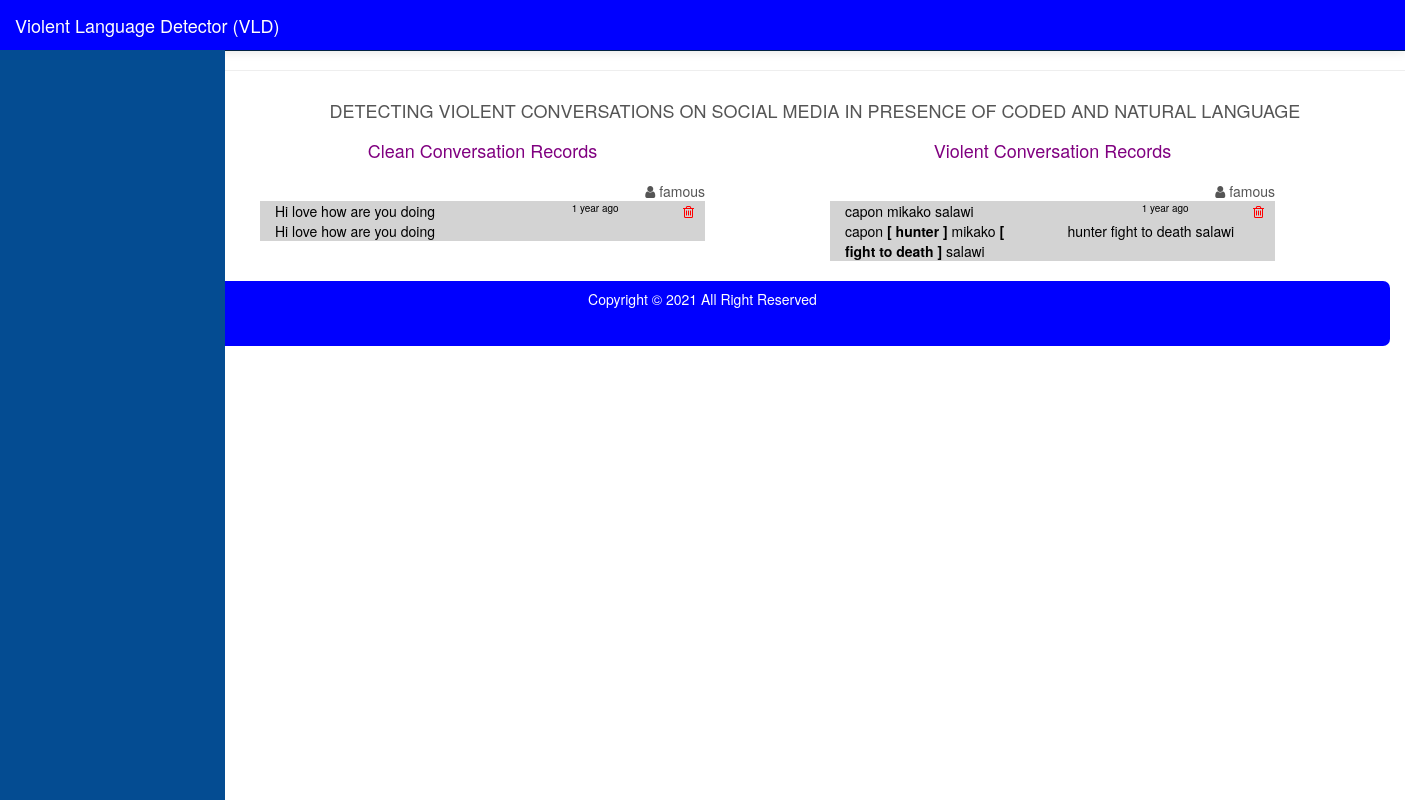
The page /conversations.php on the database its author committed.
### tables this page shows
CREATE TABLE IF NOT EXISTS `chat` (
  `id` int(11) NOT NULL AUTO_INCREMENT,
  `msg` text NOT NULL,
  `time_msg` int(11) NOT NULL,
  `type` varchar(30) NOT NULL,
  `chatter` varchar(60) NOT NULL,
  PRIMARY KEY (`id`)
);

### db/functions.php (called while the page is built, shortened)
<?php
function QueryDB($query){
  global $db;
  return $db->query($query);
}
function get_time_ago( $time )
{
    $time_difference = time() - $time;
    $condition = array( 12 * 30 * 24 * 60 * 60 =>  'year',
                30 * 24 * 60 * 60       =>  'month',
                24 * 60 * 60            =>  'day',
                60 * 60                 =>  'hour',
                60                      =>  'minute',
                1                       =>  'second'
    );
    foreach( $condition as $secs => $str )
    {
        $d = $time_difference / $secs;
        if( $d >= 1 )
        {
            $t = round( $d );
            return $t . ' ' . $str . ( $t > 1 ? 's' : '' ) . ' ago';
        }
    }
}
function get_user($user_name){
  $start = QueryDB("SELECT * FROM  user WHERE username='$user_name'  ");
  $rows = $start->fetch(PDO::FETCH_ASSOC);
  return $rows['username'];
}
?>

### conversations.php (the view, shortened to what this page needs)
<!DOCTYPE html>
<html lang="en">
<head>
    <title>Violent Decoder</title><?php  include('links.php');  ?>
</head>
<body>
    <div id="wrapper">
<?php include('menus.php');?>
        <hr />
<?php
$arry_tab = array();
$fetch = QueryDB("SELECT * FROM code WHERE status=1 ");
while($rows=$fetch->fetch(PDO::FETCH_ASSOC)){
  $arry_tab[$rows['encode']] = $rows['decode'];
}
function translator($word,$dictionary){
  if(array_key_exists($word,$dictionary)){
      return $dictionary[$word];
  }else { return $word;}
}
function translateSentence($sentence){
global $arry_tab; $normal = ''; $addup = 0;
$sentence = explode(" ",$sentence);
for($i=0; $i < count($sentence); $i++){
   $blink = translator($sentence[$i],$arry_tab);
   $normal .=" ".$blink;
}
return $normal;
}
function handle_clean_translator($word,$dictionary){
  if(array_key_exists($word,$dictionary)){
      return $dictionary[$word];
  }else { return " ";}
}
function translateSentence_clean($sentence){
global $arry_tab; $normal = ''; $addup = 0;
$sentence = explode(" ",$sentence);
for($i=0; $i < count($sentence); $i++){
   $blink = handle_clean_translator($sentence[$i],$arry_tab);
  if($blink!=" "){
    $normal .=$sentence[$i].'   <b>[ '.$blink.' ] </b>';
  }else {
      $normal .=" ".$sentence[$i];
  }
}
return $normal;
}
?>
        <div class="container">
            <div class="row">
<h4 class="text-center">DETECTING VIOLENT CONVERSATIONS ON SOCIAL MEDIA IN PRESENCE OF CODED AND NATURAL LANGUAGE</h4>
                <div class="table table-responsive col-md-12">
                  <div class="col-md-5 " >
                    <h4 class="text-center" style="color:purple;">Clean Conversation Records</h4>
                <?php $num = 1;  foreach(QueryDB("SELECT * FROM chat WHERE type='clean'")as $rows){ extract($rows);?>
     <p class="text-right" style="position: relative;top:10px;"><i class="fa fa-user"></i> <?php  echo get_user($chatter);  ?></p>
                  <div  class="col-md-12" style="background: lightgray;">
                    <div class="row">
                      <div class="col-md-8" style="color:black;"><?php  echo $msg;  ?></div>
                       <div class="col-md-3" style="color:black;font-size: 10px;">
                        <?php  echo get_time_ago($time_msg);  ?></div>
<div class="col-md-1" style="color:black;"><a id="delLink" href="?trash=<?php echo $id; ?>&copy=<?php echo crypt('optics'); ?>">
  <i class="fa fa-trash-o" style="color:red"></i></a></div>
                         <div class="col-md-6" style="color:black;"><?php  echo  $get = translateSentence_clean($msg);?>
</div> </div></div>
<?php  }  ?>
                  </div>
                  <div class="col-md-1 " style="">
                  </div>
                       <div class="col-md-5 ">
                    <h4 class="text-center" style="color:purple;">Violent Conversation Records</h4>
                <?php $num = 1;  foreach(QueryDB("SELECT * FROM chat WHERE type='violent'")as $rows){ extract($rows);?>
<p class="text-right" style="position: relative;top:10px;"><i class="fa fa-user"></i> <?php  echo get_user($chatter);  ?></p>
                  <div class="col-md-12" style="background: lightgray;">
                    <div class="row">
                      <div class="col-md-8" style="color:black;"><?php  echo $msg;  ?></div>
                       <div class="col-md-3" style="color:black;font-size: 10px;"><?php  echo get_time_ago($time_msg);  ?></div>
<div class="col-md-1" style="color:black;"><a id="delLink" href="?trash=<?php echo $id; ?>&copy=<?php echo crypt('optics'); ?>">
  <i class="fa fa-trash-o" style="color:red"></i></a></div>
                         <div class="col-md-6" style="color:black;"><?php  echo translateSentence_clean($msg);  ?></div>
   <div class="col-md-6" style="color:black;"><?php  echo translateSentence($msg);  ?></div>
                    </div></div><?php  } ?>
                  </div>
                </div>
            </div>
        </div>
    </div>
 <?php include('footer.php');    ?>
</body>
</html>

### links.php (shortened to what this page needs)
    <link rel="stylesheet" type="text/css" href="tab/bootstrap.min.css" />
    <link rel="stylesheet" type="text/css" href="font-awesome/css/font-awesome.min.css" />
    <link rel="stylesheet" type="text/css" href="dTables/dataTables.bootstrap.css">
    <link rel="stylesheet" type="text/css" href="dTables/jquery.dataTables.css">
<link rel="stylesheet" type="text/css" href="tab/sweetalert.css">
    <link rel="stylesheet" type="text/css" href="tab/vanila_del_prompt.css">
    <link rel="stylesheet" type="text/css" href="tab/local.css" />

### menus.php (shortened to what this page needs)
<nav class="navbar navbar-inverse navbar-fixed-top" role="navigation" style="background:blue;">
           <div class="navbar-header" >
               <a class="navbar-brand" href="index">Violent Language Detector (VLD)</a>
           </div>
           <div class="collapse navbar-collapse navbar-ex1-collapse">
               <ul class="nav navbar-nav side-nav">
           </div>
       </nav>

### footer.php
   <div class="container-fluid">
        <div class="col-md-12" style="height:65px;background: blue;color:#fff;text-align: center; border-radius:7px;padding:8px;">
Copyright &copy; <?php  echo date('Y'); ?> All Right Reserved
        </div>
    </div>

### tab/local.css (style rules this page uses)
#wrapper { padding-left: 0; }
body { font-family: "Helvetica Neue", Helvetica, Arial, sans-serif; font-size: 14px; line-height: 1.42857143; color: #555555; background-color: #ffffff; }
.navbar-inverse { background-color: #033c73; border-color: #022f5a; }
.navbar-inverse .navbar-brand { color: #ffffff; }
.navbar-inverse .navbar-collapse, .navbar-inverse .navbar-form { border-color: #022a50; }
.navbar { background-image: -webkit-linear-gradient(#54b4eb, #2fa4e7 60%, #1d9ce5); background-image: linear-gradient(#54b4eb, #2fa4e7 60%, #1d9ce5); background-repeat: no-repeat; filter: progid:DXImageTransform.Microsoft.gradient(startColorstr='#ff54b4eb', endColorstr='#ff1d9ce5', GradientType=0); border-bottom: 1px solid #178acc; filter: none; -webkit-box-shadow: 0 1px 10px rgba(0, 0, 0, 0.1); box-shadow: 0 1px 10px rgba(0, 0, 0, 0.1); }
.navbar .navbar-nav > li > a, .navbar-brand { text-shadow: 0 1px 0 rgba(0, 0, 0, 0.1); }
.navbar-inverse { background-image: -webkit-linear-gradient(#04519b, #044687 60%, #033769); background-image: linear-gradient(#04519b, #044687 60%, #033769); background-repeat: no-repeat; filter: progid:DXImageTransform.Microsoft.gradient(startColorstr='#ff04519b', endColorstr='#ff033769', GradientType=0); filter: none; border-bottom: 1px solid #022241; }
.clearfix:before, .clearfix:after, .container:before, .container:after, .container-fluid:before, .container-fluid:after, .row:before, .row:after, .form-horizontal .form-group:before, .form-horizontal .form-group:after, .btn-toolbar:before, .btn-toolbar:after, .btn-group-vertical > .btn-group:before, .btn-group-vertical > .btn-group:after, .nav:before, .nav:after, .navbar:before, .navbar:after, .navbar-header:before, .navbar-header:after, .navbar-collapse:before, .navbar-collapse:after, .pager:before, .pager:after, .panel-body:before, .panel-body:after, .modal-footer:before, .modal-footer:after { content: " "; display: table; }
.clearfix:after, .container:after, .container-fluid:after, .row:after, .form-horizontal .form-group:after, .btn-toolbar:after, .btn-group-vertical > .btn-group:after, .nav:after, .navbar:after, .navbar-header:after, .navbar-collapse:after, .pager:after, .panel-body:after, .modal-footer:after { clear: both; }
a { color: #2fa4e7; text-decoration: none; }
@media (min-width:768px) { #wrapper { padding-left: 225px; } }
@media (min-width:768px) { .side-nav { margin-left: -225px; left: 225px; width: 225px; position: fixed; top: 50px; height: 100%; border-radius: 0; border: none; background-color: #044C92; overflow-y: auto; } }
@media (min-width:768px) { .navbar-collapse { padding-left: 15px !important; padding-right: 15px !important; } }

### rows shown on the page
chat: chatter "famous", msg "Hi love how are you doing", time_msg "1 year ago", msg "Hi", msg "love", msg "how", msg "are", msg "you", msg "doing"
chat: chatter "famous", msg "capon mikako salawi", time_msg "1 year ago", msg "capon", msg "hunter", msg "mikako", msg "fight to death", msg "salawi"
